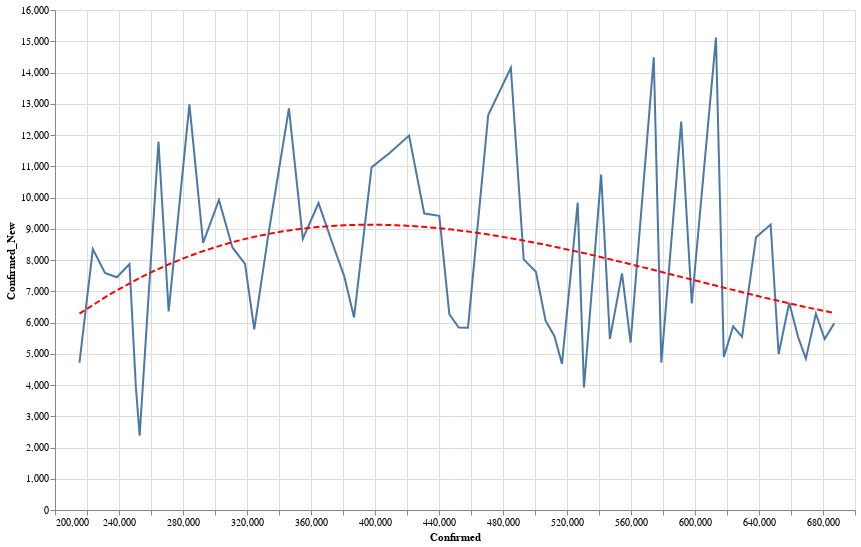

Notebook cell for this chart:
### Code cell
data = state_data('US')
state = alt.Chart(data[data['State'] == 'CA'].sort_values('Date').tail(60)).mark_line().encode(
    x='Confirmed:Q',
    y='Confirmed_New:Q'
)
reg = state.transform_regression("Confirmed", "Confirmed_New", method="poly").mark_line(color='red', strokeDash=[6,3])
(state+reg).properties(width=800, height=500).interactive()

### Figure 1 — Vega-Lite specification as saved in the notebook (floating-point values rounded to 4 significant figures)
{"config": {"view": {"continuousWidth": 400, "continuousHeight": 300}}, "layer": [{"mark": "line", "encoding": {"x": {"type": "quantitative", "field": "Confirmed"}, "y": {"type": "quantitative", "field": "Confirmed_New"}}, "selection": {"selector004": {"type": "interval", "bind": "scales", "encodings": ["x", "y"]}}}, {"mark": {"type": "line", "color": "red", "strokeDash": [6, 3]}, "encoding": {"x": {"type": "quantitative", "field": "Confirmed"}, "y": {"type": "quantitative", "field": "Confirmed_New"}}, "transform": [{"on": "Confirmed", "regression": "Confirmed_New", "method": "poly"}]}], "data": {"name": "data-10bd53e98ffc81862d1bd47cb74bb8d3"}, "height": 500, "width": 800, "$schema": "https://vega.github.io/schema/vega-lite/v4.0.2.json", "datasets": {"data-10bd53e98ffc81862d1bd47cb74bb8d3": [{"State": "CA", "Date": "06-28-2020", "Confirmed": 215300.0, "Deaths": 5932.0, "Recovered": 0.0, "Confirmed_New": 4712.0, "Deaths_New": 33.0, "Recovered_New": 0.0, "Active": 209400.0}, {"State": "CA", "Date": "06-29-2020", "Confirmed": 223600.0, "Deaths": 5983.0, "Recovered": 0.0, "Confirmed_New": 8350.0, "Deaths_New": 51.0, "Recovered_New": 0.0, "Active": 217700.0}, {"State": "CA", "Date": "06-30-2020", "Confirmed": 231200.0, "Deaths": 6082.0, "Recovered": 0.0, "Confirmed_New": 7586.0, "Deaths_New": 99.0, "Recovered_New": 0.0, "Active": 225200.0}, {"State": "CA", "Date": "07-01-2020", "Confirmed": 238700.0, "Deaths": 6169.0, "Recovered": 0.0, "Confirmed_New": 7449.0, "Deaths_New": 87.0, "Recovered_New": 0.0, "Active": 232500.0}, {"State": "CA", "Date": "07-02-2020", "Confirmed": 246600.0, "Deaths": 6265.0, "Recovered": 0.0, "Confirmed_New": 7869.0, "Deaths_New": 96.0, "Recovered_New": 0.0, "Active": 240300.0}, {"State": "CA", "Date": "07-03-2020", "Confirmed": 250500.0, "Deaths": 6315.0, "Recovered": 0.0, "Confirmed_New": 3964.0, "Deaths_New": 50.0, "Recovered_New": 0.0, "Active": 244200.0}, {"State": "CA", "Date": "07-04-2020", "Confirmed": 252900.0, "Deaths": 6334.0, "Recovered": 0.0, "Confirmed_New": 2381.0, "Deaths_New": 19.0, "Recovered_New": 0.0, "Active": 246600.0}, {"State": "CA", "Date": "07-05-2020", "Confirmed": 264700.0, "Deaths": 6373.0, "Recovered": 0.0, "Confirmed_New": 11790.0, "Deaths_New": 39.0, "Recovered_New": 0.0, "Active": 258300.0}, {"State": "CA", "Date": "07-06-2020", "Confirmed": 271000.0, "Deaths": 6441.0, "Recovered": 0.0, "Confirmed_New": 6354.0, "Deaths_New": 68.0, "Recovered_New": 0.0, "Active": 264600.0}, {"State": "CA", "Date": "07-07-2020", "Confirmed": 284000.0, "Deaths": 6573.0, "Recovered": 0.0, "Confirmed_New": 12980.0, "Deaths_New": 132.0, "Recovered_New": 0.0, "Active": 277400.0}, {"State": "CA", "Date": "07-08-2020", "Confirmed": 292600.0, "Deaths": 6718.0, "Recovered": 0.0, "Confirmed_New": 8548.0, "Deaths_New": 145.0, "Recovered_New": 0.0, "Active": 285800.0}, {"State": "CA", "Date": "07-09-2020", "Confirmed": 302500.0, "Deaths": 6859.0, "Recovered": 0.0, "Confirmed_New": 9924.0, "Deaths_New": 141.0, "Recovered_New": 0.0, "Active": 295600.0}, {"State": "CA", "Date": "07-10-2020", "Confirmed": 310900.0, "Deaths": 6955.0, "Recovered": 0.0, "Confirmed_New": 8401.0, "Deaths_New": 96.0, "Recovered_New": 0.0, "Active": 303900.0}, {"State": "CA", "Date": "07-11-2020", "Confirmed": 318800.0, "Deaths": 7027.0, "Recovered": 0.0, "Confirmed_New": 7876.0, "Deaths_New": 72.0, "Recovered_New": 0.0, "Active": 311700.0}, {"State": "CA", "Date": "07-12-2020", "Confirmed": 324500.0, "Deaths": 7051.0, "Recovered": 0.0, "Confirmed_New": 5782.0, "Deaths_New": 24.0, "Recovered_New": 0.0, "Active": 317500.0}, {"State": "CA", "Date": "07-13-2020", "Confirmed": 333400.0, "Deaths": 7089.0, "Recovered": 0.0, "Confirmed_New": 8814.0, "Deaths_New": 38.0, "Recovered_New": 0.0, "Active": 326300.0}, {"State": "CA", "Date": "07-14-2020", "Confirmed": 346200.0, "Deaths": 7250.0, "Recovered": 0.0, "Confirmed_New": 12850.0, "Deaths_New": 161.0, "Recovered_New": 0.0, "Active": 339000.0}, {"State": "CA", "Date": "07-15-2020", "Confirmed": 354900.0, "Deaths": 7375.0, "Recovered": 0.0, "Confirmed_New": 8674.0, "Deaths_New": 125.0, "Recovered_New": 0.0, "Active": 347500.0}, {"State": "CA", "Date": "07-16-2020", "Confirmed": 364700.0, "Deaths": 7489.0, "Recovered": 0.0, "Confirmed_New": 9821.0, "Deaths_New": 114.0, "Recovered_New": 0.0, "Active": 357200.0}, {"State": "CA", "Date": "07-17-2020", "Confirmed": 373300.0, "Deaths": 7603.0, "Recovered": 0.0, "Confirmed_New": 8553.0, "Deaths_New": 114.0, "Recovered_New": 0.0, "Active": 365700.0}, {"State": "CA", "Date": "07-18-2020", "Confirmed": 380700.0, "Deaths": 7702.0, "Recovered": 0.0, "Confirmed_New": 7486.0, "Deaths_New": 99.0, "Recovered_New": 0.0, "Active": 373000.0}, {"State": "CA", "Date": "07-19-2020", "Confirmed": 386900.0, "Deaths": 7715.0, "Recovered": 0.0, "Confirmed_New": 6161.0, "Deaths_New": 13.0, "Recovered_New": 0.0, "Active": 379200.0}, {"State": "CA", "Date": "07-20-2020", "Confirmed": 397900.0, "Deaths": 7770.0, "Recovered": 0.0, "Confirmed_New": 10960.0, "Deaths_New": 55.0, "Recovered_New": 0.0, "Active": 390100.0}, {"State": "CA", "Date": "07-21-2020", "Confirmed": 409300.0, "Deaths": 7888.0, "Recovered": 0.0, "Confirmed_New": 11440.0, "Deaths_New": 118.0, "Recovered_New": 0.0, "Active": 401400.0}, {"State": "CA", "Date": "07-22-2020", "Confirmed": 421300.0, "Deaths": 8047.0, "Recovered": 0.0, "Confirmed_New": 11980.0, "Deaths_New": 159.0, "Recovered_New": 0.0, "Active": 413200.0}, {"State": "CA", "Date": "07-23-2020", "Confirmed": 430800.0, "Deaths": 8201.0, "Recovered": 0.0, "Confirmed_New": 9487.0, "Deaths_New": 154.0, "Recovered_New": 0.0, "Active": 422600.0}, {"State": "CA", "Date": "07-24-2020", "Confirmed": 440200.0, "Deaths": 8337.0, "Recovered": 0.0, "Confirmed_New": 9412.0, "Deaths_New": 136.0, "Recovered_New": 0.0, "Active": 431800.0}, {"State": "CA", "Date": "07-25-2020", "Confirmed": 446500.0, "Deaths": 8408.0, "Recovered": 0.0, "Confirmed_New": 6267.0, "Deaths_New": 71.0, "Recovered_New": 0.0, "Active": 438000.0}, {"State": "CA", "Date": "07-26-2020", "Confirmed": 452300.0, "Deaths": 8448.0, "Recovered": 0.0, "Confirmed_New": 5836.0, "Deaths_New": 40.0, "Recovered_New": 0.0, "Active": 443800.0}, {"State": "CA", "Date": "07-27-2020", "Confirmed": 458100.0, "Deaths": 8494.0, "Recovered": 0.0, "Confirmed_New": 5833.0, "Deaths_New": 46.0, "Recovered_New": 0.0, "Active": 449600.0}, {"State": "CA", "Date": "07-28-2020", "Confirmed": 470800.0, "Deaths": 8679.0, "Recovered": 0.0, "Confirmed_New": 12640.0, "Deaths_New": 185.0, "Recovered_New": 0.0, "Active": 462100.0}, {"State": "CA", "Date": "07-29-2020", "Confirmed": 484900.0, "Deaths": 8908.0, "Recovered": 0.0, "Confirmed_New": 14150.0, "Deaths_New": 229.0, "Recovered_New": 0.0, "Active": 476000.0}, {"State": "CA", "Date": "07-30-2020", "Confirmed": 492900.0, "Deaths": 9026.0, "Recovered": 0.0, "Confirmed_New": 8021.0, "Deaths_New": 118.0, "Recovered_New": 0.0, "Active": 483900.0}, {"State": "CA", "Date": "07-31-2020", "Confirmed": 500600.0, "Deaths": 9214.0, "Recovered": 0.0, "Confirmed_New": 7622.0, "Deaths_New": 188.0, "Recovered_New": 0.0, "Active": 491300.0}, {"State": "CA", "Date": "08-01-2020", "Confirmed": 506600.0, "Deaths": 9345.0, "Recovered": 0.0, "Confirmed_New": 6057.0, "Deaths_New": 131.0, "Recovered_New": 0.0, "Active": 497300.0}, {"State": "CA", "Date": "08-02-2020", "Confirmed": 512200.0, "Deaths": 9396.0, "Recovered": 0.0, "Confirmed_New": 5562.0, "Deaths_New": 51.0, "Recovered_New": 0.0, "Active": 502800.0}, {"State": "CA", "Date": "08-03-2020", "Confirmed": 516900.0, "Deaths": 9441.0, "Recovered": 0.0, "Confirmed_New": 4676.0, "Deaths_New": 45.0, "Recovered_New": 0.0, "Active": 507400.0}, {"State": "CA", "Date": "08-04-2020", "Confirmed": 526700.0, "Deaths": 9684.0, "Recovered": 0.0, "Confirmed_New": 9834.0, "Deaths_New": 243.0, "Recovered_New": 0.0, "Active": 517000.0}, {"State": "CA", "Date": "08-05-2020", "Confirmed": 530600.0, "Deaths": 9808.0, "Recovered": 0.0, "Confirmed_New": 3921.0, "Deaths_New": 124.0, "Recovered_New": 0.0, "Active": 520800.0}, {"State": "CA", "Date": "08-06-2020", "Confirmed": 541300.0, "Deaths": 10020.0, "Recovered": 0.0, "Confirmed_New": 10730.0, "Deaths_New": 213.0, "Recovered_New": 0.0, "Active": 531300.0}, {"State": "CA", "Date": "08-07-2020", "Confirmed": 546800.0, "Deaths": 10130.0, "Recovered": 0.0, "Confirmed_New": 5475.0, "Deaths_New": 112.0, "Recovered_New": 0.0, "Active": 536700.0}, {"State": "CA", "Date": "08-08-2020", "Confirmed": 554400.0, "Deaths": 10310.0, "Recovered": 0.0, "Confirmed_New": 7574.0, "Deaths_New": 174.0, "Recovered_New": 0.0, "Active": 544100.0}, {"State": "CA", "Date": "08-09-2020", "Confirmed": 559700.0, "Deaths": 10380.0, "Recovered": 0.0, "Confirmed_New": 5358.0, "Deaths_New": 70.0, "Recovered_New": 0.0, "Active": 549400.0}, {"State": "CA", "Date": "08-10-2020", "Confirmed": 574200.0, "Deaths": 10480.0, "Recovered": 0.0, "Confirmed_New": 14480.0, "Deaths_New": 99.0, "Recovered_New": 0.0, "Active": 563800.0}, {"State": "CA", "Date": "08-11-2020", "Confirmed": 578900.0, "Deaths": 10520.0, "Recovered": 0.0, "Confirmed_New": 4715.0, "Deaths_New": 47.0, "Recovered_New": 0.0, "Active": 568400.0}, {"State": "CA", "Date": "08-12-2020", "Confirmed": 591400.0, "Deaths": 10750.0, "Recovered": 0.0, "Confirmed_New": 12430.0, "Deaths_New": 230.0, "Recovered_New": 0.0, "Active": 580600.0}, {"State": "CA", "Date": "08-13-2020", "Confirmed": 598000.0, "Deaths": 10870.0, "Recovered": 0.0, "Confirmed_New": 6608.0, "Deaths_New": 117.0, "Recovered_New": 0.0, "Active": 587100.0}, {"State": "CA", "Date": "08-14-2020", "Confirmed": 613100.0, "Deaths": 11150.0, "Recovered": 0.0, "Confirmed_New": 15120.0, "Deaths_New": 278.0, "Recovered_New": 0.0, "Active": 602000.0}, {"State": "CA", "Date": "08-15-2020", "Confirmed": 618000.0, "Deaths": 11220.0, "Recovered": 0.0, "Confirmed_New": 4893.0, "Deaths_New": 70.0, "Recovered_New": 0.0, "Active": 606800.0}, {"State": "CA", "Date": "08-16-2020", "Confirmed": 623900.0, "Deaths": 11240.0, "Recovered": 0.0, "Confirmed_New": 5879.0, "Deaths_New": 25.0, "Recovered_New": 0.0, "Active": 612600.0}, {"State": "CA", "Date": "08-17-2020", "Confirmed": 629400.0, "Deaths": 11300.0, "Recovered": 0.0, "Confirmed_New": 5542.0, "Deaths_New": 53.0, "Recovered_New": 0.0, "Active": 618100.0}, {"State": "CA", "Date": "08-18-2020", "Confirmed": 638100.0, "Deaths": 11500.0, "Recovered": 0.0, "Confirmed_New": 8725.0, "Deaths_New": 208.0, "Recovered_New": 0.0, "Active": 626600.0}, {"State": "CA", "Date": "08-19-2020", "Confirmed": 647300.0, "Deaths": 11690.0, "Recovered": 0.0, "Confirmed_New": 9134.0, "Deaths_New": 186.0, "Recovered_New": 0.0, "Active": 635600.0}, {"State": "CA", "Date": "08-20-2020", "Confirmed": 652300.0, "Deaths": 11810.0, "Recovered": 0.0, "Confirmed_New": 4993.0, "Deaths_New": 120.0, "Recovered_New": 0.0, "Active": 640500.0}, {"State": "CA", "Date": "08-21-2020", "Confirmed": 658900.0, "Deaths": 11950.0, "Recovered": 0.0, "Confirmed_New": 6633.0, "Deaths_New": 136.0, "Recovered_New": 0.0, "Active": 647000.0}, {"State": "CA", "Date": "08-22-2020", "Confirmed": 664400.0, "Deaths": 12130.0, "Recovered": 0.0, "Confirmed_New": 5535.0, "Deaths_New": 185.0, "Recovered_New": 0.0, "Active": 652300.0}, {"State": "CA", "Date": "08-23-2020", "Confirmed": 669300.0, "Deaths": 12150.0, "Recovered": 0.0, "Confirmed_New": 4845.0, "Deaths_New": 22.0, "Recovered_New": 0.0, "Active": 657100.0}, {"State": "CA", "Date": "08-24-2020", "Confirmed": 675600.0, "Deaths": 12240.0, "Recovered": 0.0, "Confirmed_New": 6281.0, "Deaths_New": 82.0, "Recovered_New": 0.0, "Active": 663300.0}, {"State": "CA", "Date": "08-25-2020", "Confirmed": 681000.0, "Deaths": 12380.0, "Recovered": 0.0, "Confirmed_New": 5471.0, "Deaths_New": 147.0, "Recovered_New": 0.0, "Active": 668600.0}, {"State": "CA", "Date": "08-26-2020", "Confirmed": 687000.0, "Deaths": 12530.0, "Recovered": 0.0, "Confirmed_New": 5972.0, "Deaths_New": 150.0, "Recovered_New": 0.0, "Active": 674500.0}]}}
